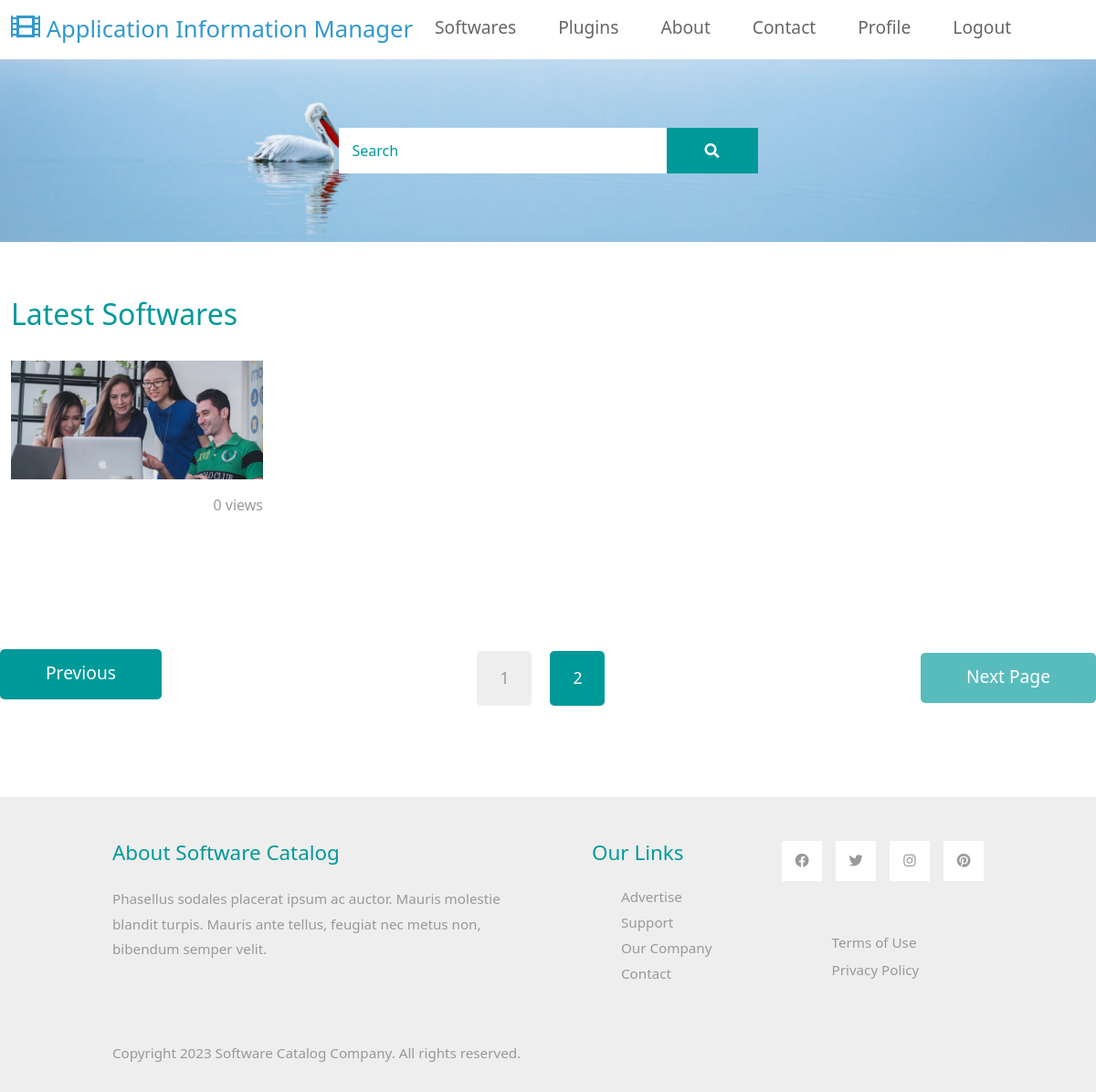
The app's page /catalog/home/?page=2 (signed in) with its own data.
### catalapp/models.py (models this page shows, shortened)
class Software(models.Model):
    name = models.CharField(max_length=255)
    images = models.ImageField(upload_to="software_images/")
    time_created = models.DateTimeField(auto_now_add=True)
    views = models.ManyToManyField(User, related_name="viewed_software", blank=True)
    information = models.TextField()
    features = models.TextField()
    version = models.CharField(max_length=50)
    supported_systems = models.CharField(max_length=255)
    license = models.CharField(max_length=100)
    subscription = models.BooleanField(default=False)
    tags = models.ManyToManyField("Tag")
    reviews = models.ManyToManyField("Review")

### catalapp/views.py (the view)
# urls.py: path("home/", views.home, name="home"),
def home(request):
    softwares = Software.objects.all()
    paginator = Paginator(softwares, per_page=4)
    page_number = request.GET.get("page")
    page_obj = paginator.get_page(page_number)
    return render(request, "index.html", {"page_obj": page_obj})

### catalapp/templates/index.html (shortened to what this page needs)
{% extends 'base.html' %}
{% load static %}
{% block content %}
<div class="tm-hero d-flex justify-content-center align-items-center" data-parallax="scroll"
    data-image-src="{% static 'catalapp/images/hero.jpg' %}">
    <form id="search-form" class="d-flex tm-search-form" action="{% url 'catalapp:search_api' %}" method="get">
        <input id="search-button" class="form-control tm-search-input" type="search" name="q" placeholder="Search"
            aria-label="Search">
        <button class="btn btn-outline-success tm-search-btn" type="submit">
            <i class="fas fa-search"></i>
        </button>
    </form>
</div>
<div class="container-fluid tm-container-content tm-mt-60">
    <div class="row mb-4">
        <h2 class="col-6 tm-text-primary">
            Latest Softwares
        </h2>
    </div>
    <div id="software-gallery-container" class="row tm-mb-90 tm-gallery">
        {% for item in page_obj %}
        <div class="col-xl-3 col-lg-4 col-md-6 col-sm-6 col-12 mb-5">
            <figure class="effect-ming tm-video-item">
                <img src="{{ item.images.url }}" alt="Image" class="img-fluid">
                <figcaption class="d-flex align-items-center justify-content-center">
                </figcaption>
            </figure>
            <div class="d-flex justify-content-between tm-text-gray">
                <span>{{ item.views.all.count }} views</span>
            </div>
        </div>
        {% endfor %}
    </div>
</div>
<div id="paginationContainer" class="row tm-mb-90">
    <div class="col-12 d-flex justify-content-between align-items-center tm-paging-col" id="pagination">
        {% if page_obj.has_previous %}
        <a href="?page={{ page_obj.previous_page_number }}" class="btn btn-primary tm-btn-prev mb-2">Previous</a>
        {% else %}
        <a href="javascript:void(0);" class="btn btn-primary tm-btn-prev mb-2 disabled">Previous</a>
        {% endif %}
        <div class="tm-paging d-flex" id="paginationLinks">
            {% for num in page_obj.paginator.page_range %}
            {% if num == page_obj.number %}
            <a href="javascript:void(0);" class="active tm-paging-link">{{ num }}</a>
            {% else %}
            <a href="?page={{ num }}" class="tm-paging-link">{{ num }}</a>
            {% endif %}
            {% endfor %}
        </div>
        {% if page_obj.has_next %}
        <a href="?page={{ page_obj.next_page_number }}" class="btn btn-primary tm-btn-next">Next Page</a>
        {% else %}
        <a href="javascript:void(0);" class="btn btn-primary tm-btn-next disabled">Next Page</a>
        {% endif %}
    </div>
</div>
{% endblock %}

### catalapp/static/catalapp/css/templatemo-style.css (style rules this page uses)
a { text-decoration: none; transition: all 0.3s ease; }
.container-fluid { max-width: 1770px; }
.btn { border-radius: 0; }
.btn-primary { background-color: #009999; border: 0; border-radius: 5px; padding: 12px 50px 14px; font-size: 1.2rem; }
.btn-primary.disabled, .btn-primary:disabled { background-color: #009999; pointer-events: all; cursor: not-allowed; }
.form-control { padding: 10px 20px; width: 100%; height: auto; }
.tm-hero { min-height: 200px; background: transparent; }
.tm-mt-60 { margin-top: 60px; }
.tm-mb-90 { margin-bottom: 90px; }
.tm-text-primary { color: #009999; }
.tm-search-input { width: 360px; border-radius: 0; padding: 12px 15px; color: #009999; border: none; }
.tm-search-input::placeholder { color: #009999; opacity: 1; }
.tm-search-btn { color: white; background-color: #009999; border: none; width: 100px; height: 50px; margin-left: -1px; }
p, .tm-text-gray { color: #999; }
.tm-video-item { position: relative; overflow: hidden; text-align: center; cursor: pointer; }
.tm-video-item img { position: relative; display: block; min-height: 100%; max-width: 100%; opacity: 0.8; }
.tm-video-item figcaption { padding: 2em; color: #fff; text-transform: uppercase; font-size: 1.25em; -webkit-backface-visibility: hidden; backface-visibility: hidden; }
.tm-video-item figcaption::before, .tm-video-item figcaption::after { pointer-events: none; }
.tm-video-item figcaption, .tm-video-item figcaption > a { position: absolute; top: 0; left: 0; width: 100%; height: 100%; }
.tm-paging-link { display: flex; justify-content: center; align-items: center; width: 60px; height: 60px; font-size: 1.1rem; color: #999; background-color: #EEEEEE; margin: 10px; border-radius: 5px; text-decoration: none; transition: all 0.3s ease; }
.tm-paging-link:hover, .tm-paging-link.active { background-color: #009999; color: #fff; }
figure.effect-ming { background: #030c17; }
figure.effect-ming img { opacity: 0.9; -webkit-transition: opacity 0.35s; transition: opacity 0.35s; }
figure.effect-ming figcaption::before { position: absolute; top: 30px; right: 30px; bottom: 30px; left: 30px; border: 2px solid #fff; box-shadow: 0 0 0 30px rgba(255,255,255,0.2); content: ''; opacity: 0; -webkit-transition: opacity 0.35s, -webkit-transform 0.35s; transition: opacity 0.35s, transform 0.35s; -webkit-transform: scale3d(1.4,1.4,1); transform: scale3d(1.4,1.4,1); }
.form-control, input:-internal-autofill-selected, select:not([multiple]) { color: #009999 !important; }
.form-control::placeholder { color: #009999; opacity: 1; }

### records on screen
Software: images (picture), views.all.count "0"

### other values on screen
{{ num }} "1"
{{ num }} "2"
